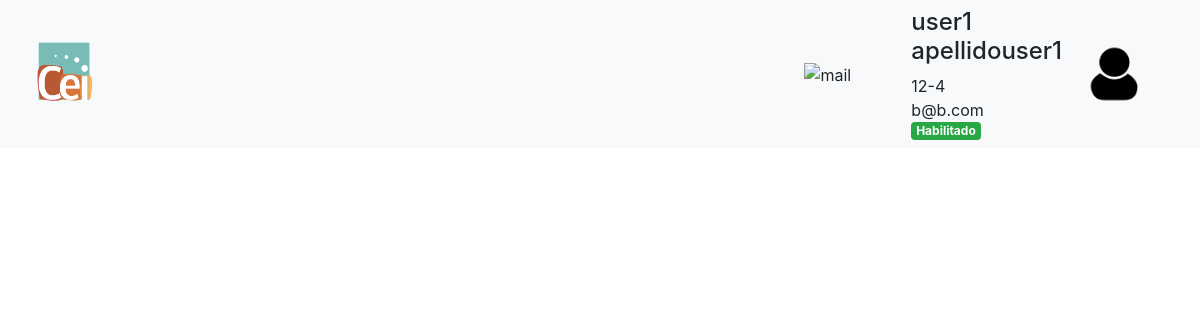
Page /landingAdminCalendar/base/ (signed in) on the committed database.
### inventario_CEI/models.py (models this page shows, shortened)
class User(AbstractBaseUser):
    email = models.EmailField(
        verbose_name='Correo Electrónico',
        max_length=255,
        primary_key=True,
    )
    rut = models.IntegerField(unique=True, verbose_name="RUT")
    '''
    Como tanto email y rut son unique (email es unique pues es primary key), no es necesario
    especificar un unique_together('rut','email').
    '''
    nombres = models.CharField(max_length=200, verbose_name="Nombres")
    apellidos = models.CharField(max_length=200, verbose_name="Apellidos")
    puede_reservar = models.BooleanField(default=True, verbose_name="Habilitado para Reservar")
    is_admin = models.BooleanField(default=False, verbose_name="Es Administrador")
    objects = UserManager()
    USERNAME_FIELD = 'email'
    REQUIRED_FIELDS = ['rut', 'nombres', 'apellidos']
    def get_nombre_simple(self):
        return self.nombres.split(" ")[0]+" "+self.apellidos.split(" ")[0]
    def get_digito_verificador(self):
        rut = int(self.rut)
        s = 0
        f = 2
        while rut != 0:
            digito = int(rut % 10)
            rut = int(rut / 10)
            s += f * digito
            if f == 7:
                f = 2
            else:
                f += 1
        dv_raw = 11 - (s % 11)
        if dv_raw == 11:
            return 0
        elif dv_raw == 10:
            return 'K'
        else:
            return dv_raw
    def __str__(self):
        return self.get_nombre_simple()
    @property
    def get_permiso(self):
        return self.puede_reservar

### inventario_CEI/views.py (the view)
# urls.py: path('base/', views.base, name='base'),
@login_required
def base(request):
    return render(request,'inventario_CEI/base.html')

### templates/inventario_CEI/base.html (shortened to what this page needs)
{% load static %}
<!DOCTYPE html>
<html lang="en">
<head>
    <link rel="stylesheet" href="{% static 'js/fullcalendar/fullcalendar.css' %}"/>
    <link rel="stylesheet" href="https://use.fontawesome.com/releases/v5.1.0/css/all.css">
</head>
<body>
{% load bootstrap4 %}
{% bootstrap_css %}
{% load static %}
    <header>
        <div class="container-fluid  bg-light ">
            <div class="navbar navbar-expand-xl navbar-light bg-light justify-content-between">
                <a class="navbar-brand text-white" href="#">
                    <img src="{% static "img/cei_logo.png" %}" alt="logo" width="70" height="70"/>
                </a>
                <div class="row align-items-center">
                    <div class="col-sm">
                        <img src="{% static "img/mail.png" %}" alt="mail" width="40" height="30"/>
                    </div>
                    <div class="col-lg">
                        <div class="row">
                            <h4>{{ user }}</h4>
                        </div>
                        <div class="row">
                            {{ user.rut }}-{{ user.get_digito_verificador }}
                        </div>
                        <div class="row">
                            {{ user.email }}
                        </div>
                        <div class="row">
                            {% if user.get_permiso %}
                            <span class="badge badge-success"><h8>Habilitado</h8></span>
                            {% else %}
                            <span class="badge badge-danger"><h8>No Habilitado</h8></span>
                            {% endif %}
                        </div>
                    </div>
                    <div class="col-sm">
                        <img src="{% static "img/user.png" %}" alt="user" width="70" height="60"/>
                    </div>
                </div>
            </div>
        </div>
    </header>
</body>
</html>

### rows in the picture
User: nombres+apellidos "user1 apellidouser1", rut "12", get_digito_verificador "4", email "b@b.com"
